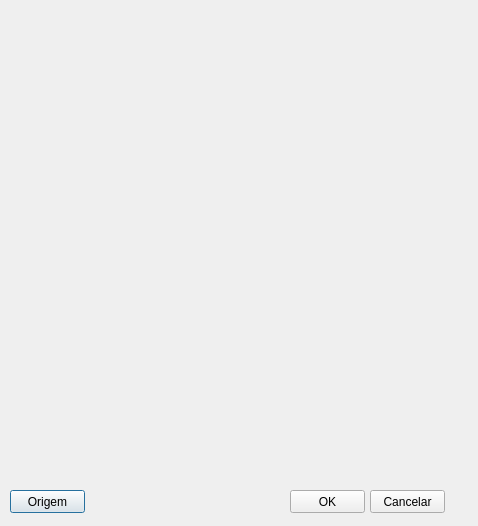
<?xml version="1.0" encoding="UTF-8"?>
<ui version="4.0">
 <class>Dialog</class>
 <widget class="QDialog" name="Dialog">
  <property name="geometry">
   <rect>
    <x>0</x>
    <y>0</y>
    <width>478</width>
    <height>526</height>
   </rect>
  </property>
  <property name="windowTitle">
   <string>Dialog</string>
  </property>
  <widget class="QLabel" name="label">
   <property name="geometry">
    <rect>
     <x>0</x>
     <y>0</y>
     <width>480</width>
     <height>480</height>
    </rect>
   </property>
   <property name="text">
    <string/>
   </property>
   <property name="scaledContents">
    <bool>true</bool>
   </property>
  </widget>
  <widget class="QPushButton" name="pushButton">
   <property name="geometry">
    <rect>
     <x>10</x>
     <y>490</y>
     <width>75</width>
     <height>23</height>
    </rect>
   </property>
   <property name="text">
    <string>Origem</string>
   </property>
  </widget>
  <widget class="QPushButton" name="pushButton_2">
   <property name="geometry">
    <rect>
     <x>290</x>
     <y>490</y>
     <width>75</width>
     <height>23</height>
    </rect>
   </property>
   <property name="text">
    <string>OK</string>
   </property>
  </widget>
  <widget class="QPushButton" name="pushButton_3">
   <property name="geometry">
    <rect>
     <x>370</x>
     <y>490</y>
     <width>75</width>
     <height>23</height>
    </rect>
   </property>
   <property name="text">
    <string>Cancelar</string>
   </property>
  </widget>
 </widget>
 <resources/>
 <connections/>
</ui>
